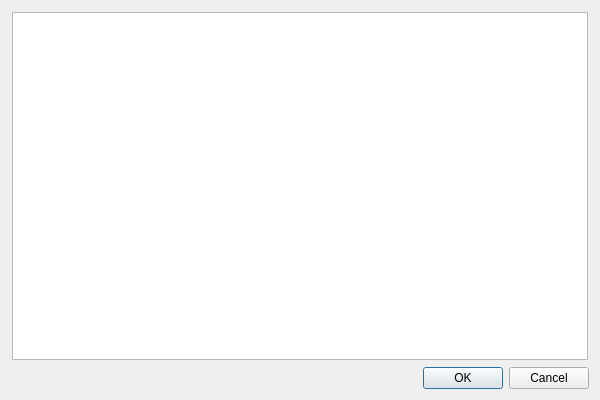
<?xml version="1.0" encoding="UTF-8"?>
<ui version="4.0">
 <class>Form</class>
 <widget class="QWidget" name="Form">
  <property name="geometry">
   <rect>
    <x>0</x>
    <y>0</y>
    <width>600</width>
    <height>400</height>
   </rect>
  </property>
  <property name="minimumSize">
   <size>
    <width>600</width>
    <height>400</height>
   </size>
  </property>
  <property name="windowTitle">
   <string>iperf chart</string>
  </property>
  <layout class="QVBoxLayout" name="verticalLayout">
   <item>
    <widget class="QWidget" name="widget" native="true">
     <layout class="QVBoxLayout" name="verticalLayout_2">
      <property name="spacing">
       <number>2</number>
      </property>
      <property name="leftMargin">
       <number>1</number>
      </property>
      <property name="topMargin">
       <number>1</number>
      </property>
      <property name="rightMargin">
       <number>1</number>
      </property>
      <property name="bottomMargin">
       <number>1</number>
      </property>
      <item>
       <widget class="QtCharts::QChartView" name="cv_iperf"/>
      </item>
     </layout>
    </widget>
   </item>
   <item>
    <widget class="QDialogButtonBox" name="buttonBox">
     <property name="standardButtons">
      <set>QDialogButtonBox::Cancel|QDialogButtonBox::Ok</set>
     </property>
    </widget>
   </item>
  </layout>
 </widget>
 <customwidgets>
  <customwidget>
   <class>QtCharts::QChartView</class>
   <extends>QGraphicsView</extends>
   <header location="global">QtCharts/QChartView&gt;
#include &lt;QtCharts/chartsnamespace.h</header>
  </customwidget>
 </customwidgets>
 <resources/>
 <connections/>
</ui>
